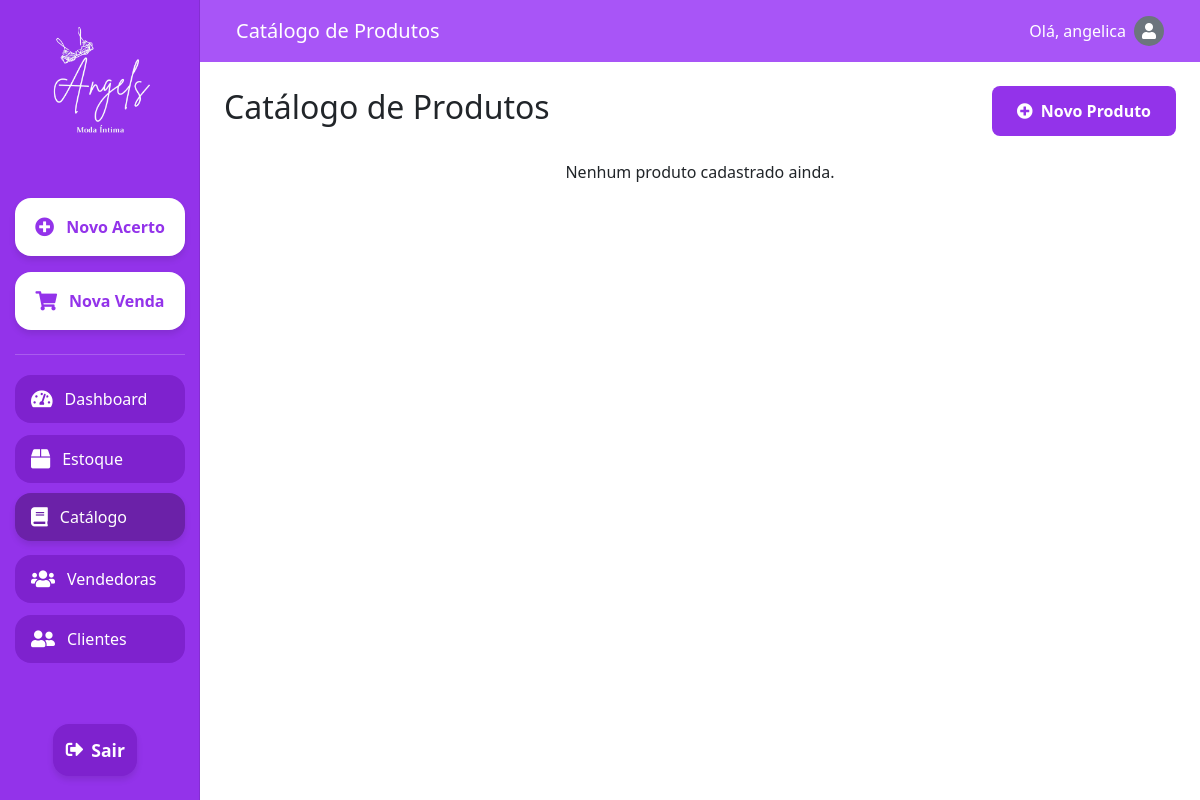
The app's page /catalogo/ (signed in), older data.
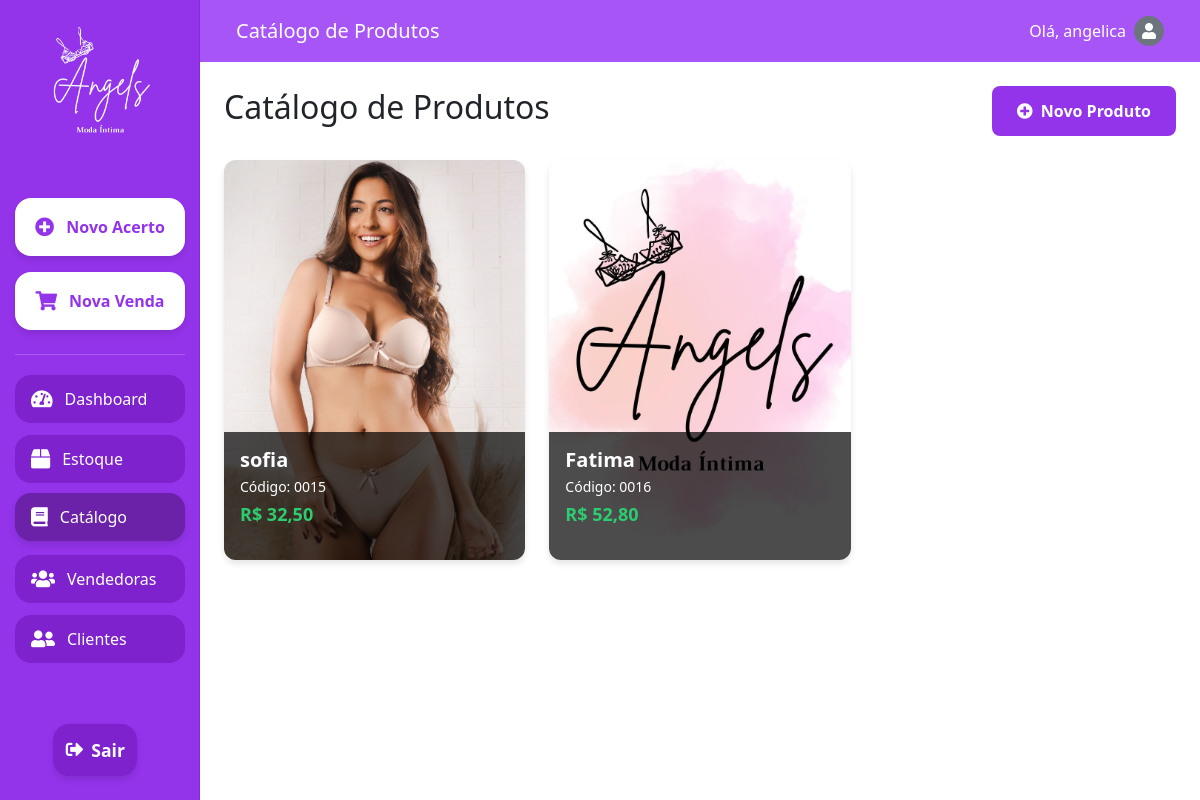
The same page, newer data.
### setup/models.py (models this page shows, shortened)
class Produto(models.Model):
    codigo = models.CharField(max_length=50, unique=True)
    nome = models.CharField(max_length=100)
    foto = models.ImageField(upload_to='produtos/', null=True, blank=True)
    preco = models.DecimalField(max_digits=10, decimal_places=2)
    quantidade = models.IntegerField(default=0)

### setup/views.py (the view)
# urls.py: path('catalogo/', views.catalogo, name='catalogo'),
@login_required
def catalogo(request):
    produtos = Produto.objects.all()
    return render(request, 'catalogo.html', {'produtos': produtos})

### setup/templates/catalogo.html (shortened to what the changed rows need)
{% extends 'base.html' %}
{% load static %}
{% block content %}
<!DOCTYPE html>
<html lang="pt-br">
<head>
    <link href="https://cdn.jsdelivr.net/npm/bootstrap@5.3.0/dist/css/bootstrap.min.css" rel="stylesheet">
    <link href="https://cdnjs.cloudflare.com/ajax/libs/font-awesome/5.15.3/css/all.min.css" rel="stylesheet">
</head>
<body>
    <div class="container-fluid vh-100">
        <div class="row h-100">
            <main class="col-md-9 ms-sm-auto col-lg-10 px-md-4">
                <div class="d-flex justify-content-between align-items-center mb-4">
                    <h1 class="h2">Catálogo de Produtos</h1>
                </div>
                <div class="row g-4">
                    {% for produto in produtos %}
                    <div class="col-md-6 col-lg-4 mb-4">
                        <div class="product-card">
                            <img src="{{ produto.foto.url }}" alt="Foto de {{ produto.nome }}" class="product-photo">
                            <div class="product-info">
                                <h3 class="product-name">{{ produto.nome }}</h3>
                                <p class="product-code">Código: {{ produto.codigo }}</p>
                                <p class="product-price">R$ {{ produto.preco|floatformat:2 }}</p>
                            </div>
                        </div>
                    </div>
                    {% empty %}
                    <div class="col-12">
                        <p class="text-center">Nenhum produto cadastrado ainda.</p>
                    </div>
                    {% endfor %}
                </div>
            </main>
        </div>
    </div>
</body>
</html>
{% endblock %}

Row changes from the older to the newer data that the page shows:
added Produto: foto (picture), nome "sofia", codigo "0015", preco "32,50"
added Produto: foto (picture), nome "Fatima", codigo "0016", preco "52,80"
Text that changed along with them:
text no longer shown: "Nenhum produto cadastrado ainda."
